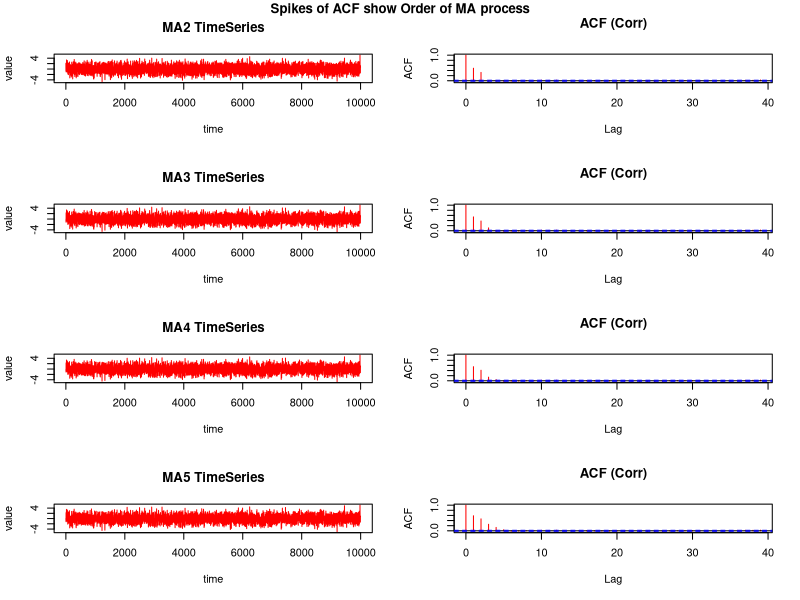

Reproduce this figure in R.
# Remove all variables from the RStudio Memory
rm(list = ls())
# Remove all visuals from the RStudio Memory
try(dev.off())
N = 10000

# Generate Noise
noise = rnorm(N)

# Introduce a Variable
ma2 = NULL
ma3 = NULL
ma4 = NULL
ma5 = NULL

# Generate an MA2 Process
for(i in 3:N){
  ma2[i] = noise[i]+0.5*noise[i-1]+0.5*noise[i-2]
}

# Generate an MA3 Process
for(i in 4:N){
  ma3[i] = noise[i]+0.5*noise[i-1]+0.5*noise[i-2]+0.2*noise[i-3]
}

# Generate an MA4 Process
for(i in 5:N){
  ma4[i] = noise[i]+0.5*noise[i-1]+0.5*noise[i-2]+0.2*noise[i-3]+0.1*noise[i-4]
}

# Generate an MA5 Process
for(i in 6:N){
  ma5[i] = noise[i]+0.5*noise[i-1]+0.5*noise[i-2]+0.3*noise[i-3]+0.2*noise[i-4]+0.1*noise[i-5]
}




par(mfrow=c(4,2))
# Cut the first few readings
MA2 = ma2[3:N]
MA3 = ma3[4:N]
MA4 = ma4[5:N]
MA5 = ma5[6:N]

plot(ts(MA2), main='MA2 TimeSeries', xlab='time', ylab='value',col='red')
acf(ts(MA2), type='correlation', main='ACF (Corr)', col='red')

plot(ts(MA3), main='MA3 TimeSeries', xlab='time', ylab='value',col='red')
acf(ts(MA3), type='correlation', main='ACF (Corr)', col='red')

plot(ts(MA4), main='MA4 TimeSeries', xlab='time', ylab='value',col='red')
acf(ts(MA4), type='correlation', main='ACF (Corr)', col='red')

plot(ts(MA5), main='MA5 TimeSeries', xlab='time', ylab='value',col='red')
acf(ts(MA5), type='correlation', main='ACF (Corr)', col='red')
title("Spikes of ACF show Order of MA process", line = -1, outer = TRUE)

